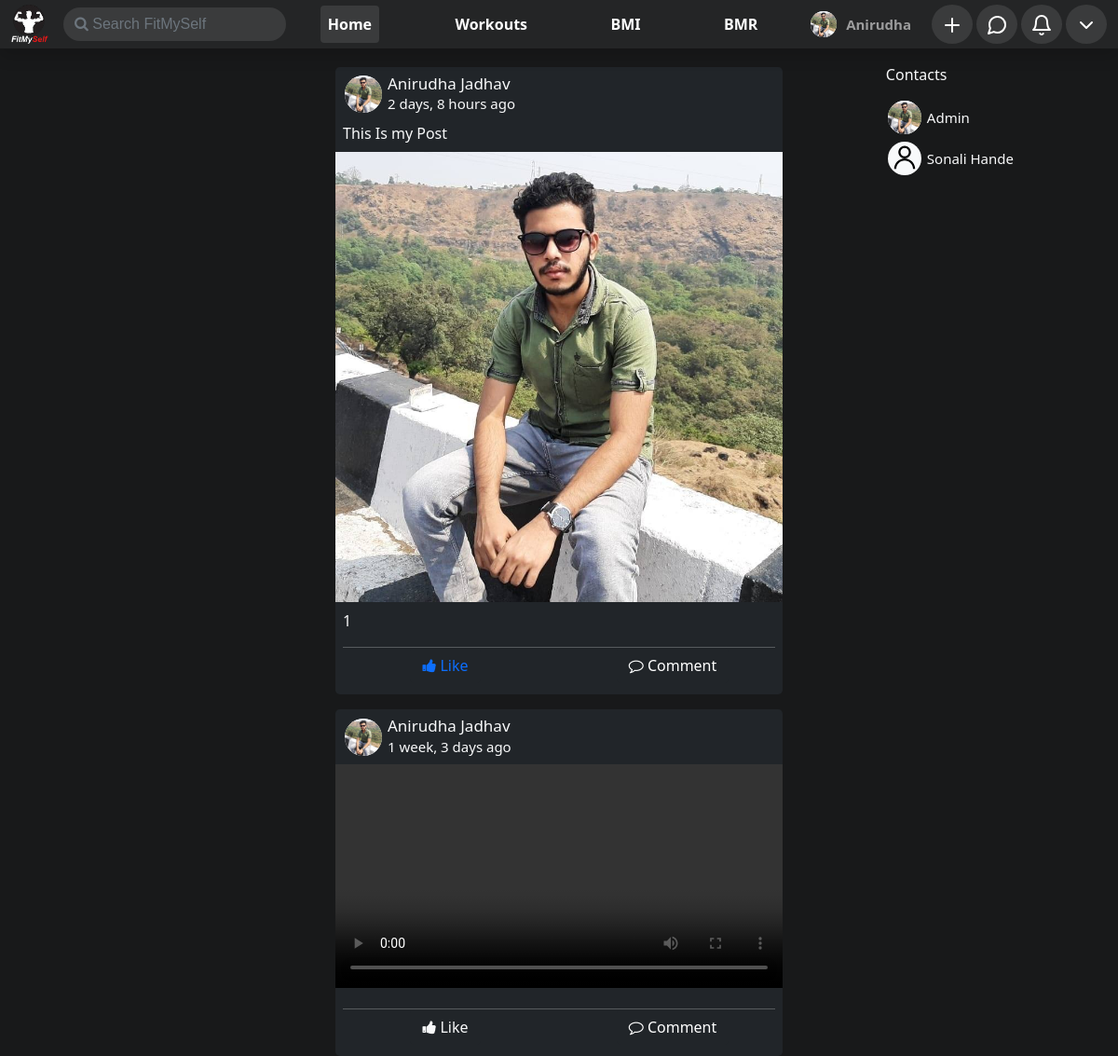
The page / (signed in) on the database its author committed.
### home/models.py (models this page shows, shortened)
class ProfilePictures(models.Model):
    user = models.ForeignKey(User,on_delete=models.CASCADE,null=True)
    upload_on = models.DateTimeField(default = timezone.now,null=True)
    display_picture = models.ImageField(upload_to=dpPath,null=True,blank=True)

class Friend(models.Model):
    user = models.ForeignKey(User,on_delete=models.CASCADE)
    friends = models.ForeignKey(UserExtended,on_delete=models.CASCADE)

class UserExtended(models.Model):
    user = models.ForeignKey(User,on_delete=models.CASCADE,null=True)
    dob = models.DateField(null=True,blank=True)
    gender = models.CharField(max_length=50,null=True)
    slug = models.CharField(max_length=50,null=True,blank=True)

### posts/models.py (models this page shows, shortened)
class Post(models.Model):
    user = models.ForeignKey(User,on_delete=models.CASCADE)
    desc = models.TextField(null=True,blank=True)
    media = models.FileField(upload_to=imgPath,null=True,blank=True)
    upload_on = models.DateTimeField(default= timezone.now)
    slug = models.TextField(null=True,blank=True)
    def fileType(self):
        ext = self.media.name.split('.')[-1]
        if ext == "jpeg" or ext == "jpg" or ext == "svg" or ext == "ico":
            return "image"
        elif ext == "mp4" or ext == "webm" or ext == "ogg" or ext == "mkv":
            return "video"
        else:
            return "not-defined"

### home/views.py (the view)
# urls.py: path('',views.index,name='index'),
def index(request):
    if not request.user.is_authenticated:
        messages.info(request,"Please Login to explore content")
        return redirect('/signin')
    page = request.GET.get('page',1)
    profile_pictures = {}
    friend_picture = {}
    likes = {}
    liked = {}
    posts = []
    comments = {}
    comment_profile_pic = {}
    friend_user = []
    friends = Friend.objects.filter(user = request.user)
    posts.append(Post.objects.filter(user=request.user).order_by("-upload_on"))
    for friend in friends:
        friend_user.append(friend.friends.user)
    post_list = Post.objects.filter(Q(user__in=friend_user) | Q(user = request.user)).order_by("-upload_on")
    for post in post_list:
        profile_pictures[post] = ProfilePictures.objects.filter(user=post.user).order_by("-upload_on").first()
        likes[post] = Like.objects.filter(post=post).order_by("-time")
        liked[post] = isLiked(post,request.user)
        comments[post] = Comment.objects.filter(post = post).order_by("time")
        for comment in comments[post]:
            comment_profile_pic[comment] = ProfilePictures.objects.filter(user = comment.user).order_by("-upload_on").first()
    for friend in friends:
        friend_picture[friend] = ProfilePictures.objects.filter(user = friend.friends.user).order_by("-upload_on").first()
    paginator = Paginator(post_list,2)
    try:
        posts = paginator.page(page)
    except PageNotAnInteger:
        posts = paginator.page(1)
    except EmptyPage:
        posts = paginator.page(paginator.num_pages)
    params = {
        'posts' : posts,
        'post_profile_pictures' : profile_pictures,
        'likes' : likes,
        'liked' : liked,
        'friends' : friends,
        'friend_picture' : friend_picture,
        'comments' : comments,
        'comment_profile_pic' : comment_profile_pic,
        'media' : settings.MEDIA_URL,
    }
    return render(request,'home/index.html',params)

### calculator/context_processor.py (called while the page is built)
def userBmi(request):
    if request.user.is_authenticated:
        try:
            bmi = Bmi.objects.get(user = request.user)
            params = {
                "bmi" : bmi
            }
        except Bmi.DoesNotExist:
            params = {}
    else:
        params = {}
    return params

def userBmr(request):
    if request.user.is_authenticated:
        try:
            bmr = Bmr.objects.get(user = request.user)
            params = {
                "bmr" : bmr
            }
        except Bmr.DoesNotExist:
            params = {}
    else:
        params = {}
    return params

### home/context_processor.py (called while the page is built)
def user_profile(request):
    if request.user.is_authenticated:
        try:
            user = UserExtended.objects.get(user = request.user)
            user_profile = ProfilePictures.objects.filter(user=request.user).order_by("-upload_on").first()
            params = {
                "user" : user,
                "user_profile" : user_profile,
                "media" : settings.MEDIA_URL,
            }
        except ProfilePictures.DoesNotExist:
            params ={}
    else:
        params = {}
    return params

def search(request):
    if request.user.is_authenticated:
        if request.GET.get('search') is not None:
            result = {}
            profile_pics = []
            querry = request.GET.get('search')
            users = User.objects.filter(
                Q(first_name__icontains=querry) |
                Q(last_name__icontains=querry)
            )
            for user in users:
                result[UserExtended.objects.filter(user=user).first()] = ProfilePictures.objects.filter(user=user).order_by("-upload_on").first()
            print(result)
            params = {
                'result' : result,
            }
        else:
            params = {}
    else:
        params = {}
    return params

### home/templatetags/extras.py (called while the page is built)
@register.filter(name="value")
def value(dict,key):
    try:
        return dict[key].display_picture
    except AttributeError:
        return dict[key]

### home/views.py (called while the page is built)
def isLiked(post,user):
    likes = Like.objects.filter(post=post)
    liked_users = []
    for like in likes:
        liked_users.append(like.user)
    if user in liked_users:
        return True
    else:
        return False

### home/templates/home/index.html (shortened to what this page needs)
{% extends 'base.html' %}
{% load humanize %}
{% block body %}
{% load static %}
{% load extras %}
<div id="main-div" class="container">
    <div class="post-container infinite-container pt-1">
        {% for post in posts %}
        <div class="posts infinite-item bg-dark mx-auto text-light rounded-3 py-2 mt-3">
            <div class="post-head px-2 mb-2">
                <div class="d-flex my-auto h-100  justify-content-start align-items-center">
                    <span class="icon rounded-circle bg-light" style="width: 40px; height: 40px;">
                        <img src="{% if post_profile_pictures|value:post %}{{media}}{{post_profile_pictures|value:post}}{% else %}{% static 'images/user.svg' %}{% endif %}"
                            class="rounded-circle" style="width: 100%; height: 100%;" alt="">
                    </span>
                    <span class="mx-1">
                        <h3 class="m-0" style="font-size: 1.0625rem;">
                            {{post.user.first_name}} {{post.user.last_name}}
                        </h3>
                        <p style="font-size: .9375rem;" class="m-0">{{post.upload_on|naturaltime}}</p>
                    </span>
                </div>
                <p class="text-light my-2">{{post.desc}}</p>
            </div>
            <div class="media" style="width: 100%;">
                {% if post.fileType == 'image' %}
                <img src="{{media}}{{post.media}}" class="img-fluid" alt="">
                {% elif post.fileType == 'video' %}
                <video src="{{media}}{{post.media}}" style="width: 100%; height: auto;" autoplay="true"
                    controls></video>
                {% endif %}
            </div>
            <div class="counter px-2 mt-2">
                <span>{% if likes|value:post %}{{likes|value:post|length}}{% endif %}</span>
            </div>
            <div class="px-2 pb-0 my-1">
                <hr class="mb-0">
                <div class="row my-0">
                    <div class="col-6 text-center">
                        <a href="{% if liked|value:post %}/unlike/{{post.slug}}{% else %}/like/{{post.slug}}{% endif %}"
                            class="btn btn-dark {% if liked|value:post %}text-primary{% else %}text-light{% endif %}"
                            aria-disabled="true"><i class="fa fa-thumbs-up"></i> Like</a>
                    </div>
                    <div class="col-6 text-center">
                        <a role="button" class="btn btn-dark" onclick="showComment('{{post.pk}}')"><i
                                class="fa fa-comment-o"></i> Comment</a>
                    </div>
                </div>
            </div>
        </div>
        {% endfor %}
    </div>
    <div class="contacts text-light py-3 px-2" id="contacts">
        <p>Contacts</p>
        <ul class="p-0 m-0">
            {% for friend in friends %}
            <a href="/user/{{friend.friends.slug}}" style="text-decoration: none;">
                <li class=" mx-0 my-2 pr-4">
                    <div class="d-flex my-auto h-100  justify-content-start align-items-center">
                        <span class="icon rounded-circle bg-light" style="width: 36px; height: 36px;">
                            <img src="{% if friend_picture|value:friend %}{{media}}{{friend_picture|value:friend}}{% else %}{% static 'images/user.svg' %}{% endif %}"
                                class="rounded-circle" style="width: 100%; height: 100%;" alt="">
                        </span>
                        <span class="mx-1">
                            <p class="m-0 text-light" style="font-size: .9375rem;">
                                {{friend.friends.user.first_name}} {{friend.friends.user.last_name}}
                            </p>
                        </span>
                    </div>
                </li>
            </a>
            {% endfor %}
        </ul>
    </div>
</div>
{% endblock body %}

### templates/base.html (shortened to what this page needs)
{% load static %}
{% load humanize %}
{% load extras %}
<!doctype html>
<html lang="en">
<head>
    <link href="https://cdn.jsdelivr.net/npm/bootstrap@5.0.0-beta1/dist/css/bootstrap.min.css" rel="stylesheet"
>
    <link rel="stylesheet" href="https://cdnjs.cloudflare.com/ajax/libs/font-awesome/4.7.0/css/font-awesome.min.css">
</head>
<body style="background-color: #18191a;">
    <nav class="navbar shadow p-0 navbar-expand-lg fixed-top navbar-dark navbar-bg" id="navbar">
        <div class="container-fluid">
            <div class="logo">
                <a class="navbar-brand text-right" href="/"><img src="{% static 'images/logo.png' %}" width="40px"
                        alt="logo"></a>
                <form id="search-form" action="" method="get">
                    <input class="no-outline text-light outline-none form-control rounded-pill me-2" id="search" name="search" onchange="form.submit()" type="text" placeholder="&#xF002; Search FitMySelf" style="font-family:Arial, FontAwesome" aria-label="Search">
                </form>
            </div>
            <div class="collapse navbar-collapse" id="navbarSupportedContent">
                <ul class="navbar-nav mb-2 mb-lg-0" id="main-nav">
                    <li class="nav-item">
                        <a href="/" class="navbar-link rounded nav-link {% if request.get_full_path == '/' %} nav-active {% endif %}">Home</a>
                    </li>
                    <li class="nav-item">
                        <a href="/workout" class="navbar-link rounded nav-link {% if request.get_full_path == '/workout/' %} nav-active {% endif %}">Workouts</a>
                    </li>
                    <li class="nav-item">
                        <a href="/calculator/bmi_calculator" class="navbar-link rounded nav-link {% if request.get_full_path == '/calculator/bmi_calculator' %} nav-active {% endif %}">BMI</a>
                    </li>
                    <li class="nav-item">
                        <a href="/calculator/bmr_calculator" class="navbar-link rounded nav-link {% if request.get_full_path == '/calculator/bmr_calculator' %} nav-active {% endif %}">BMR</a>
                    </li>
                </ul>
                {% if request.user.is_authenticated %}
                <ul class="navbar-nav mb-2 mb-lg-0" id="secondary-nav" onresize="changeSize()">
                    <li class="nav-item rounded-pill px-2 profile-name {% if request.get_full_path == '/'|addstr:request.user.slug %}nav-active{% endif %}" style="width: max-content;">
                        <div class="d-flex my-auto h-100  justify-content-between align-items-center">
                            <span class="icon rounded-circle bg-light">
                                <img src="{% if user_profile %}{{media}}{{user_profile.display_picture}}{% else %}{% static 'images/user.svg' %}{% endif %}"
                                    class="rounded-circle" style="width: 100%; height: 100%;" alt="">
                            </span>
                            <a href="/user/{{user.slug}}" class="nav-link py-0" style="font-size: .9375rem; font-weight: 600;">
                                {{request.user.first_name}}
                            </a>
                        </div>
                    </li>
                    <li class="nav-item dropdown">
                        <span class="icon w-100 h-100 basic-nav rounded-circle">
                            <a href="#" class="nav-link" id="add" role="button" data-bs-toggle="dropdown" aria-expanded="false">
                                <img src="{% static 'images/plus.svg' %}" class="w-100 h-100" alt="">
                            </a>
                        </span>
                    </li>
                    <li class="nav-item">
                        <span class="icon w-100 h-100 basic-nav rounded-circle">
                            <a class="nav-link" href="/messenger" id="messengerDropdown" role="button">
                                <img src="{% static 'images/mess.svg' %}" class="w-100 h-100" style="height: 100%; width: 100%;" alt="">
                            </a>
                        </span>
                    </li>
                    <li class="nav-item dropdown">
                        <span class="icon w-100 h-100 basic-nav rounded-circle">
                            <a class="nav-link" href="#" id="notificationDropdown" role="button" data-bs-toggle="dropdown" aria-expanded="false">
                                <img src="{% static 'images/bell.svg' %}" style="width: 100%; height: 100%;" alt="">
                            </a>
                        </span>
                    </li>
                    <li class="nav-item">
                        <span class="dropdown icon w-100 h-100 basic-nav rounded-circle">
                            <a class="nav-link" id="profileDropdown" href="#" role="button" id="profileDropdown"
                                data-bs-toggle="dropdown" aria-expanded="false">
                                <img src="{% static 'images/chevron-down.svg' %}" style="width: 100%; height: 100%;"
                                    alt="">
                            </a>
                        </span>
                    </li>
                </ul>
                {% endif %}
            </div>
        </div>
    </nav>
    {% block body %}
    {% endblock body %}
</body>
</html>

### templates/base.html (style rules this page uses)
.navbar-bg { background-color: #242526; }
.navbar-link { color: white !important; font-weight: bold !important; }
.nav-active { background-color: #3a3b3c; }
.logo { outline: none !important; display: flex; justify-content: space-between; align-items: center; width: max-content; }
.logo input { background-color: #3a3b3c; border: none; outline: none !important; }
#search-form { width: max-content; }
#main-nav { margin: 0 auto; display: flex; justify-content: space-around; }
#secondary-nav { width: max-content; }
#secondary-nav li { margin: 0 2px; }
.icon { margin: 0 2px; height: 28px; width: 28px; display: flex; align-items: center; justify-content: center; }
.basic-nav { color: white; background-color: #3a3b3c; }

### home/templates/home/index.html (style rules this page uses)
.posts { max-width: 480px; width: 100%; }
.contacts { position: fixed; top: 0; right: 0; max-width: 360px; width: max-content; overflow-y: hidden; }
.contacts ul li { list-style: none; padding-right: 100px; }

### rows shown on the page
ProfilePictures: display_picture (picture)
Post: id.display_picture (picture), user.first_name "Anirudha", user.last_name "Jadhav", upload_on "2 days, 8 hours ago", desc "This Is my Post", media (picture), likes "1"
Post: id.display_picture (picture), user.first_name "Anirudha", user.last_name "Jadhav", upload_on "1 week, 3 days ago"
Friend: id.display_picture (picture), friends.user.first_name "Admin"
Friend: friends.user.first_name "Sonali", friends.user.last_name "Hande"

### other values the page prints
{{ request.user.first_name }} "Anirudha"
